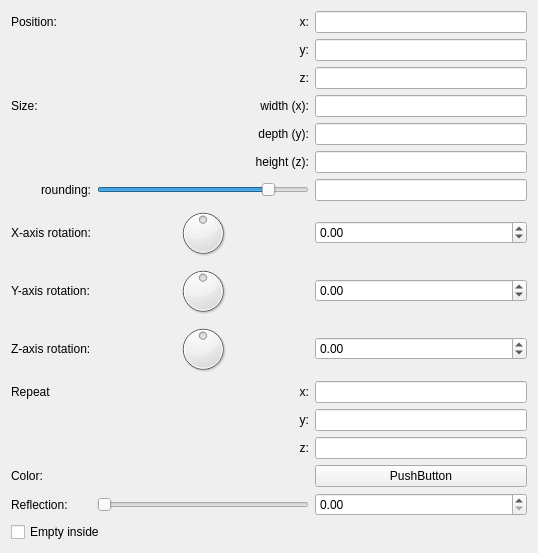
<?xml version="1.0" encoding="UTF-8"?>
<ui version="4.0">
 <class>Form</class>
 <widget class="QWidget" name="Form">
  <property name="geometry">
   <rect>
    <x>0</x>
    <y>0</y>
    <width>538</width>
    <height>553</height>
   </rect>
  </property>
  <property name="windowTitle">
   <string>Form</string>
  </property>
  <layout class="QVBoxLayout" name="verticalLayout">
   <item>
    <layout class="QGridLayout" name="gridLayout">
     <item row="8" column="0">
      <widget class="QLabel" name="label_9">
       <property name="text">
        <string>Y-axis rotation:</string>
       </property>
      </widget>
     </item>
     <item row="4" column="2">
      <widget class="MyLineEdit" name="vect3_size_y"/>
     </item>
     <item row="8" column="2">
      <widget class="MyDoubleSpinBox" name="spinboxd3_rotation_y">
       <property name="prefix">
        <string/>
       </property>
       <property name="suffix">
        <string/>
       </property>
       <property name="decimals">
        <number>2</number>
       </property>
       <property name="minimum">
        <double>-36000.000000000000000</double>
       </property>
       <property name="maximum">
        <double>36000.000000000000000</double>
       </property>
       <property name="singleStep">
        <double>0.100000000000000</double>
       </property>
      </widget>
     </item>
     <item row="7" column="0">
      <widget class="QLabel" name="label_8">
       <property name="text">
        <string>X-axis rotation:</string>
       </property>
      </widget>
     </item>
     <item row="2" column="2">
      <widget class="MyLineEdit" name="vect3_position_z"/>
     </item>
     <item row="6" column="2">
      <widget class="MyLineEdit" name="logedit_rounding">
       <property name="sizePolicy">
        <sizepolicy hsizetype="Expanding" vsizetype="Fixed">
         <horstretch>0</horstretch>
         <verstretch>0</verstretch>
        </sizepolicy>
       </property>
      </widget>
     </item>
     <item row="3" column="2">
      <widget class="MyLineEdit" name="vect3_size_x"/>
     </item>
     <item row="14" column="1">
      <widget class="QSlider" name="slider_reflection">
       <property name="minimum">
        <number>0</number>
       </property>
       <property name="maximum">
        <number>100</number>
       </property>
       <property name="singleStep">
        <number>1</number>
       </property>
       <property name="orientation">
        <enum>Qt::Horizontal</enum>
       </property>
      </widget>
     </item>
     <item row="0" column="0">
      <widget class="QLabel" name="label_10">
       <property name="text">
        <string>Position:</string>
       </property>
      </widget>
     </item>
     <item row="9" column="1">
      <widget class="QDial" name="dial3_rotation_z">
       <property name="minimum">
        <number>-18000</number>
       </property>
       <property name="maximum">
        <number>18000</number>
       </property>
       <property name="wrapping">
        <bool>true</bool>
       </property>
      </widget>
     </item>
     <item row="1" column="1">
      <widget class="QLabel" name="label_12">
       <property name="text">
        <string>y:</string>
       </property>
       <property name="alignment">
        <set>Qt::AlignRight|Qt::AlignTrailing|Qt::AlignVCenter</set>
       </property>
      </widget>
     </item>
     <item row="7" column="2">
      <widget class="MyDoubleSpinBox" name="spinboxd3_rotation_x">
       <property name="prefix">
        <string/>
       </property>
       <property name="suffix">
        <string/>
       </property>
       <property name="decimals">
        <number>2</number>
       </property>
       <property name="minimum">
        <double>-36000.000000000000000</double>
       </property>
       <property name="maximum">
        <double>36000.000000000000000</double>
       </property>
       <property name="singleStep">
        <double>0.100000000000000</double>
       </property>
      </widget>
     </item>
     <item row="6" column="1">
      <widget class="QSlider" name="logslider_rounding">
       <property name="sizePolicy">
        <sizepolicy hsizetype="Expanding" vsizetype="Fixed">
         <horstretch>0</horstretch>
         <verstretch>0</verstretch>
        </sizepolicy>
       </property>
       <property name="sizeIncrement">
        <size>
         <width>0</width>
         <height>0</height>
        </size>
       </property>
       <property name="minimum">
        <number>-1500</number>
       </property>
       <property name="maximum">
        <number>300</number>
       </property>
       <property name="orientation">
        <enum>Qt::Horizontal</enum>
       </property>
      </widget>
     </item>
     <item row="7" column="1">
      <widget class="QDial" name="dial3_rotation_x">
       <property name="minimum">
        <number>-18000</number>
       </property>
       <property name="maximum">
        <number>18000</number>
       </property>
       <property name="wrapping">
        <bool>true</bool>
       </property>
      </widget>
     </item>
     <item row="14" column="2">
      <widget class="MyDoubleSpinBox" name="spinbox_reflection">
       <property name="prefix">
        <string/>
       </property>
       <property name="suffix">
        <string/>
       </property>
       <property name="decimals">
        <number>2</number>
       </property>
       <property name="minimum">
        <double>0.000000000000000</double>
       </property>
       <property name="maximum">
        <double>1.000000000000000</double>
       </property>
       <property name="singleStep">
        <double>0.100000000000000</double>
       </property>
      </widget>
     </item>
     <item row="13" column="2">
      <widget class="QPushButton" name="colorButton_color">
       <property name="text">
        <string>PushButton</string>
       </property>
      </widget>
     </item>
     <item row="13" column="0">
      <widget class="QLabel" name="label_18">
       <property name="text">
        <string>Color:</string>
       </property>
      </widget>
     </item>
     <item row="0" column="2">
      <widget class="MyLineEdit" name="vect3_position_x"/>
     </item>
     <item row="2" column="1">
      <widget class="QLabel" name="label_13">
       <property name="text">
        <string>z:</string>
       </property>
       <property name="alignment">
        <set>Qt::AlignRight|Qt::AlignTrailing|Qt::AlignVCenter</set>
       </property>
      </widget>
     </item>
     <item row="5" column="2">
      <widget class="MyLineEdit" name="vect3_size_z"/>
     </item>
     <item row="0" column="1">
      <widget class="QLabel" name="label_11">
       <property name="text">
        <string>x:</string>
       </property>
       <property name="alignment">
        <set>Qt::AlignRight|Qt::AlignTrailing|Qt::AlignVCenter</set>
       </property>
      </widget>
     </item>
     <item row="6" column="0">
      <widget class="QLabel" name="label_20">
       <property name="text">
        <string>rounding:</string>
       </property>
       <property name="alignment">
        <set>Qt::AlignRight|Qt::AlignTrailing|Qt::AlignVCenter</set>
       </property>
      </widget>
     </item>
     <item row="1" column="2">
      <widget class="MyLineEdit" name="vect3_position_y"/>
     </item>
     <item row="9" column="2">
      <widget class="MyDoubleSpinBox" name="spinboxd3_rotation_z">
       <property name="prefix">
        <string/>
       </property>
       <property name="suffix">
        <string/>
       </property>
       <property name="decimals">
        <number>2</number>
       </property>
       <property name="minimum">
        <double>-36000.000000000000000</double>
       </property>
       <property name="maximum">
        <double>36000.000000000000000</double>
       </property>
       <property name="singleStep">
        <double>0.100000000000000</double>
       </property>
      </widget>
     </item>
     <item row="3" column="0">
      <widget class="QLabel" name="label_7">
       <property name="text">
        <string>Size:</string>
       </property>
      </widget>
     </item>
     <item row="4" column="1">
      <widget class="QLabel" name="label_16">
       <property name="text">
        <string>depth (y):</string>
       </property>
       <property name="alignment">
        <set>Qt::AlignRight|Qt::AlignTrailing|Qt::AlignVCenter</set>
       </property>
      </widget>
     </item>
     <item row="5" column="1">
      <widget class="QLabel" name="label_17">
       <property name="text">
        <string>height (z):</string>
       </property>
       <property name="alignment">
        <set>Qt::AlignRight|Qt::AlignTrailing|Qt::AlignVCenter</set>
       </property>
      </widget>
     </item>
     <item row="8" column="1">
      <widget class="QDial" name="dial3_rotation_y">
       <property name="minimum">
        <number>-18000</number>
       </property>
       <property name="maximum">
        <number>18000</number>
       </property>
       <property name="wrapping">
        <bool>true</bool>
       </property>
      </widget>
     </item>
     <item row="9" column="0">
      <widget class="QLabel" name="label_15">
       <property name="text">
        <string>Z-axis rotation:</string>
       </property>
      </widget>
     </item>
     <item row="3" column="1">
      <widget class="QLabel" name="label_14">
       <property name="text">
        <string>width (x):</string>
       </property>
       <property name="alignment">
        <set>Qt::AlignRight|Qt::AlignTrailing|Qt::AlignVCenter</set>
       </property>
      </widget>
     </item>
     <item row="15" column="0" colspan="2">
      <widget class="MyCheckBox" name="checkBox_empty">
       <property name="text">
        <string>Empty inside</string>
       </property>
      </widget>
     </item>
     <item row="14" column="0">
      <widget class="QLabel" name="label_19">
       <property name="text">
        <string>Reflection:</string>
       </property>
      </widget>
     </item>
     <item row="11" column="2">
      <widget class="MyLineEdit" name="vect3_repeat_y"/>
     </item>
     <item row="12" column="2">
      <widget class="MyLineEdit" name="vect3_repeat_z"/>
     </item>
     <item row="10" column="1">
      <widget class="QLabel" name="label_repeat_x">
       <property name="text">
        <string>x:</string>
       </property>
       <property name="alignment">
        <set>Qt::AlignRight|Qt::AlignTrailing|Qt::AlignVCenter</set>
       </property>
      </widget>
     </item>
     <item row="10" column="0">
      <widget class="QLabel" name="label">
       <property name="text">
        <string>Repeat</string>
       </property>
      </widget>
     </item>
     <item row="11" column="1">
      <widget class="QLabel" name="label_repeat_y">
       <property name="text">
        <string>y:</string>
       </property>
       <property name="alignment">
        <set>Qt::AlignRight|Qt::AlignTrailing|Qt::AlignVCenter</set>
       </property>
      </widget>
     </item>
     <item row="12" column="1">
      <widget class="QLabel" name="label_repeat_z">
       <property name="text">
        <string>z:</string>
       </property>
       <property name="alignment">
        <set>Qt::AlignRight|Qt::AlignTrailing|Qt::AlignVCenter</set>
       </property>
      </widget>
     </item>
     <item row="10" column="2">
      <widget class="MyLineEdit" name="vect3_repeat_x"/>
     </item>
    </layout>
   </item>
   <item>
    <spacer name="verticalSpacer">
     <property name="orientation">
      <enum>Qt::Vertical</enum>
     </property>
     <property name="sizeHint" stdset="0">
      <size>
       <width>20</width>
       <height>40</height>
      </size>
     </property>
    </spacer>
   </item>
  </layout>
 </widget>
 <customwidgets>
  <customwidget>
   <class>MyLineEdit</class>
   <extends>QLineEdit</extends>
   <header>mylineedit.h</header>
  </customwidget>
  <customwidget>
   <class>MyDoubleSpinBox</class>
   <extends>QDoubleSpinBox</extends>
   <header>mydoublespinbox.h</header>
  </customwidget>
  <customwidget>
   <class>MyCheckBox</class>
   <extends>QCheckBox</extends>
   <header>mycheckbox.h</header>
  </customwidget>
 </customwidgets>
 <resources/>
 <connections/>
</ui>
